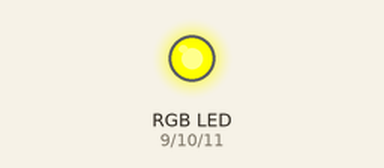
A sketch run on a simulated Arduino Uno, built with avr-gcc and run on an emulated ATmega328P. On the bench: an RGB LED mixed from three pins (HIGH = lit).

Above: at 1.55 s.
At 6.55 s:
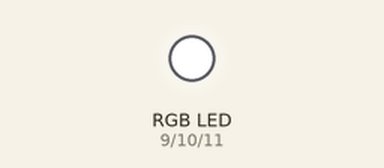
At 7.55 s:
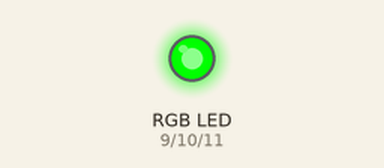
At 10.45 s:
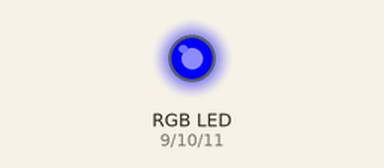
At 13.5 s:
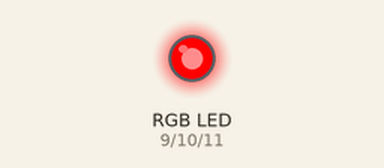
Timing chart, 0 to 17.1 s (numbered marks = the images above):
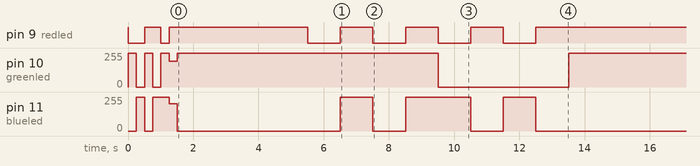

Measured:
- by itself, pin 9 (redled): HIGH → LOW at 0.01 s, → HIGH 0.50 s later, → LOW 0.50 s later, → HIGH 0.25 s later, … (28 changes in this stretch)
- by itself, pin 11 (blueled): 255/255 → 0/255 at 0.51 s, → 255/255 0.25 s later, → 203/255 0.50 s later, → 0/255 0.25 s later, … (22 changes in this stretch)
- by itself, pin 10 (greenled): 255/255 → 0/255 at 0.26 s, → 255/255 0.25 s later, → 0/255 0.25 s later, → 255/255 0.25 s later, … (12 changes in this stretch)

The sketch:

Siren_and_Lights_town.ino
```cpp
int piezo = 0;
int redled = 9;
int greenled = 10;
int blueled = 11;

int piezoSensitivity = 1;

long clRed   =   0xFF0000;
long clGreen =   0x00FF00;
long clBlue  =   0x0000FF;
long clWhite =   0xFFFFFF;
long clMagenta = 0xFF00FF;
long clYellow =  0xFFFF00;
long clCyan =    0x00FFFF;
long clPurple =  0x800080;
long clPink =    0xFFC0CB;

int duration = 4000;
double delta = 1000;
double deltaCircle = (2 * M_PI)/delta;

void setRGBColour(long value)
{

    short iRGB[3];
    iRGB[2] = value & 0xFF;          //BLUE
    iRGB[1] = (value >> 0x8) & 0xFF;   //GREEN
    iRGB[0] = (value >> 0x10) & 0xFF;   //RED

    analogWrite(redled,   iRGB[0]);
    analogWrite(greenled, iRGB[1]);
    analogWrite(blueled,  iRGB[2]);
}

void setup()
{
   pinMode(piezo, INPUT);
   pinMode(redled, OUTPUT);
   pinMode(greenled, OUTPUT);
   pinMode(blueled, OUTPUT);
   setRGBColour(clRed);
   delay(10);

   setRGBColour(clGreen);
   delay(250);
   setRGBColour(clBlue);
   delay(250);
   setRGBColour(clYellow);
   delay(250);
   setRGBColour(clMagenta);
   delay(250);
   setRGBColour(clCyan);
   delay(250);
   setRGBColour(clPink);
   delay(250);
 }
 int sirenMode = 0;
 enum eHero
 {
  eBatman,
  eGreenLattern,
  eSpiderman
 };
 eHero HeroMode = eBatman;

void loop()
{
  if (HeroMode == eBatman)
  {
     setRGBColour(clYellow);
     delay(duration);
     HeroMode = eGreenLattern;
  }
  else if (HeroMode == eGreenLattern)
  {
    setRGBColour(clGreen);
    delay(duration / 4);

    setRGBColour(clWhite);
    delay(duration / 4);

    setRGBColour(clGreen);
    delay(duration / 4);

    setRGBColour(clWhite);
    delay(duration / 4);
     HeroMode = eSpiderman;
  }
  else if (HeroMode == eSpiderman)
  {
    setRGBColour(clBlue);
    delay(duration / 4);

    setRGBColour(clRed);
    delay(duration / 4);

    setRGBColour(clBlue);
    delay(duration / 4);

    setRGBColour(clRed);
    delay(duration / 4);
     HeroMode = eBatman;
  }
}
```
